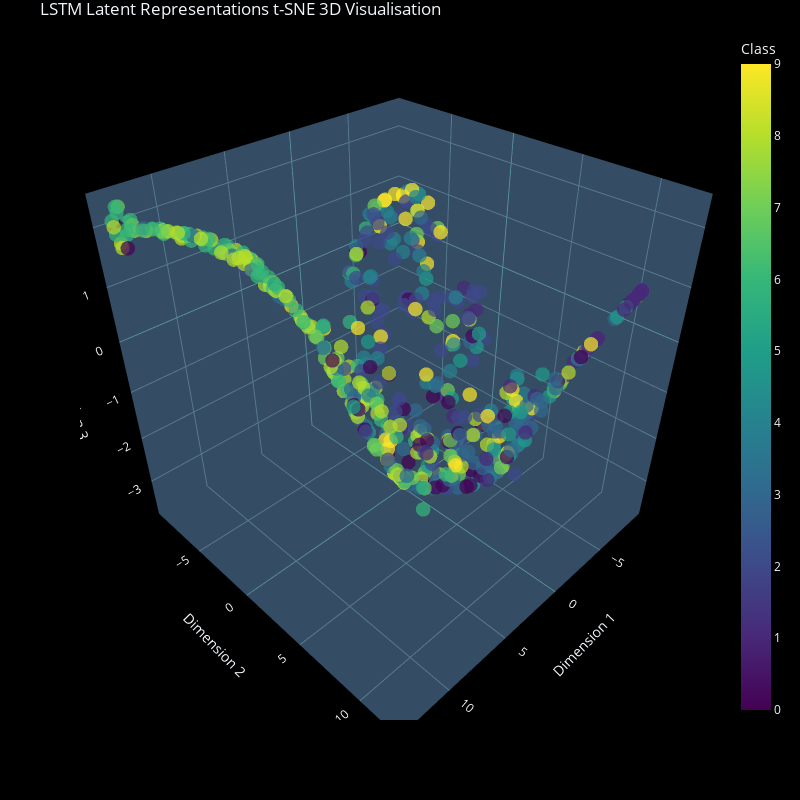

The notebook cell this image was saved under:
### Code cell
tsne_3d_visualization("LSTM", lstm_latent_vectors, labels)

### Figure 1 — Plotly figure (JSON) as saved in the notebook; plotly's stock layout.template omitted (floating-point values rounded to 4 significant figures; data arrays with more than 128 entries replaced by an {"elided": "..."} marker saying what was removed)
{"data": [{"hovertemplate": "x=%{x}<br>y=%{y}<br>z=%{z}<br>Class=%{marker.color}<extra></extra>", "legendgroup": "", "marker": {"color": {"elided": "575 int values"}, "coloraxis": "coloraxis", "symbol": "circle", "opacity": 0.7, "size": 5}, "mode": "markers", "name": "", "scene": "scene", "showlegend": false, "x": {"elided": "575 float values"}, "y": {"elided": "575 float values"}, "z": {"elided": "575 float values"}, "type": "scatter3d"}], "layout": {"scene": {"domain": {"x": [0.0, 1.0], "y": [0.0, 1.0]}, "xaxis": {"title": {"text": "Dimension 1"}, "gridcolor": "#577B8D", "zerolinecolor": "#57A6A1", "backgroundcolor": "#344C64"}, "yaxis": {"title": {"text": "Dimension 2"}, "gridcolor": "#577B8D", "zerolinecolor": "#57A6A1", "backgroundcolor": "#344C64"}, "zaxis": {"title": {"text": "Dimension 3"}, "gridcolor": "#577B8D", "zerolinecolor": "#57A6A1", "backgroundcolor": "#344C64"}, "aspectmode": "cube"}, "coloraxis": {"colorbar": {"title": {"text": "Class"}}, "colorscale": [[0.0, "#440154"], [0.1111, "#482878"], [0.2222, "#3e4989"], [0.3333, "#31688e"], [0.4444, "#26828e"], [0.5556, "#1f9e89"], [0.6667, "#35b779"], [0.7778, "#6ece58"], [0.8889, "#b5de2b"], [1.0, "#fde725"]]}, "legend": {"tracegroupgap": 0}, "title": {"text": "LSTM Latent Representations t-SNE 3D Visualisation"}, "margin": {"l": 80, "r": 80, "t": 30, "b": 80}, "paper_bgcolor": "black", "plot_bgcolor": "black", "autosize": false, "width": 800, "height": 800}}
